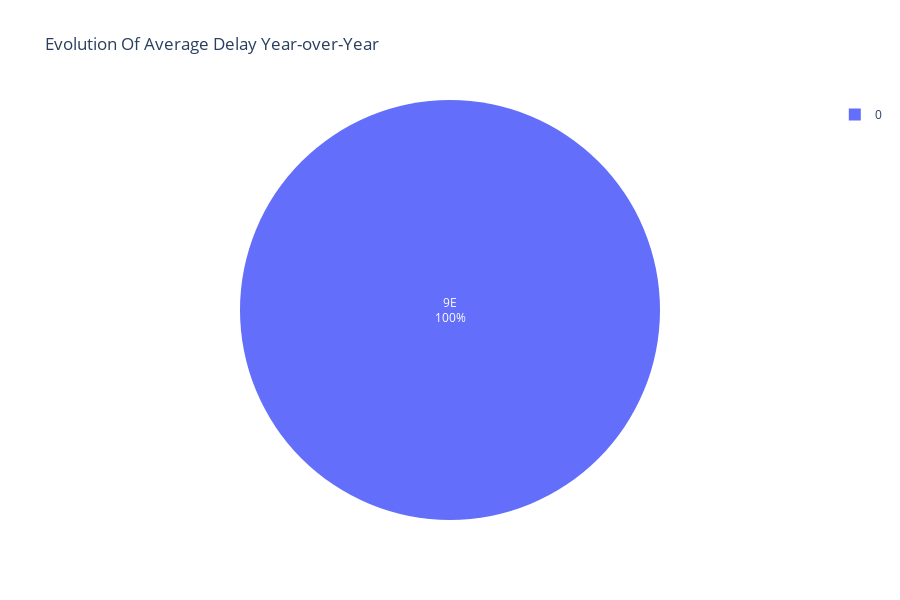

Here is the notebook cell this chart was saved with:
### Code cell
averageDepartureDelayPerYearTrace = go.Pie(
    values = companyWithLargetstAverageDelayForALLYears.toPandas()['AverageDelayPerCarrier'],
    text = companyWithLargetstAverageDelayForALLYears.toPandas()['OP_CARRIER'])


data = [averageDepartureDelayPerYearTrace]

layout = dict(title = 'Evolution Of Average Delay Year-over-Year',
              xaxis= dict(title= 'Years',ticklen= 5,zeroline= False,tickformat='d'),
              yaxis= dict(title= 'Average Delay (Minutes)'),
              height= 600,
              width= 900
             )
fig = dict(data = data, layout = layout)

pyo.iplot(fig)

### Figure 1 — Plotly figure (JSON) as saved in the notebook; plotly's stock layout.template omitted (floating-point values rounded to 4 significant figures)
{"data": [{"text": ["9E"], "type": "pie", "values": [52.3]}], "layout": {"height": 600, "title": {"text": "Evolution Of Average Delay Year-over-Year"}, "width": 900, "xaxis": {"tickformat": "d", "ticklen": 5, "title": {"text": "Years"}, "zeroline": false}, "yaxis": {"title": {"text": "Average Delay (Minutes)"}}}}
